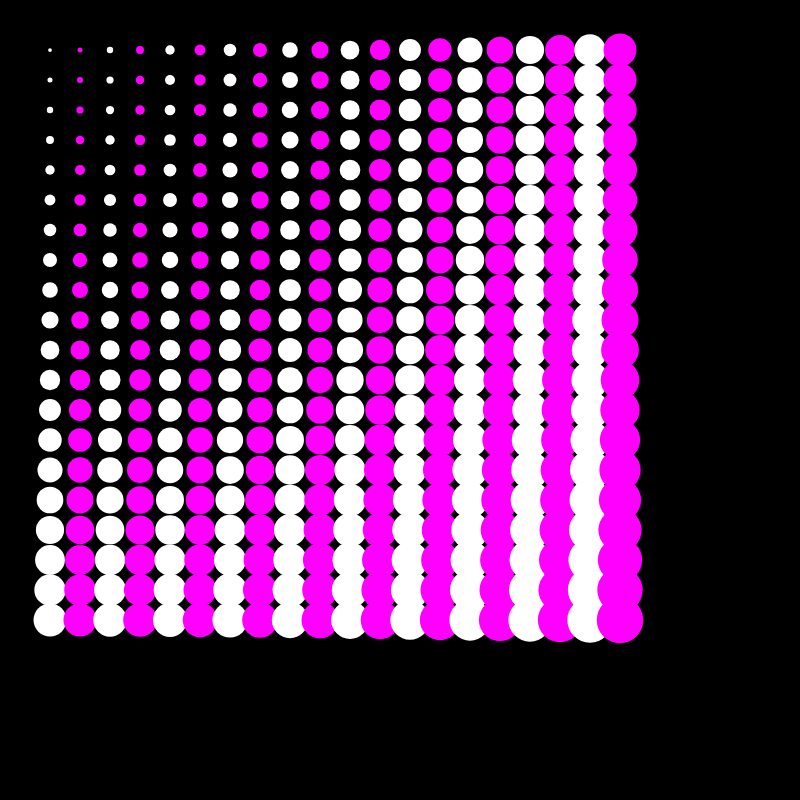
Frame 1 (no input)
Frame 60 (no input): identical to frame 1, image omitted
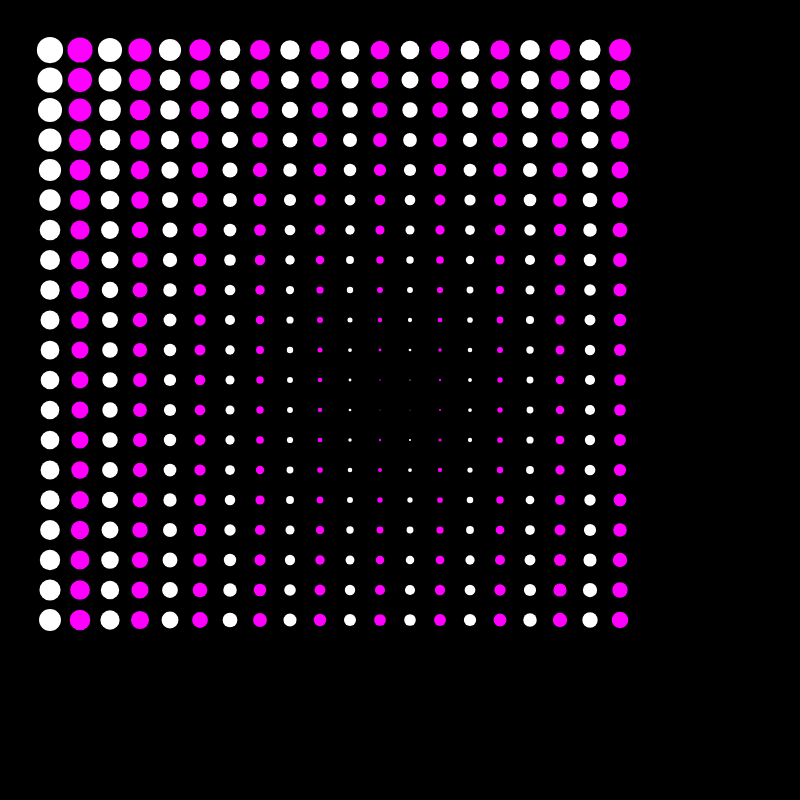
Frame 120 (the mouse pressed at the canvas centre since frame 60)

The p5.js sketch that drew these frames (run headless with seeded random() and noise() and a simulated clock; from frame 60 on, the mouse is pressed at the canvas centre):

// p5.js sketch
// ── sketch.js
let maxDist;
function setup()
{
  createCanvas(800, 800); 
  maxDist = dist(0, 0, width / 2, height / 2);
}



function draw()
{
   background(0);
   noStroke();

   for(let i = 0; i < 20; i++) // rows
   {
        for(let j = 0; j < 20; j++) // columns
        {
            if (i % 2 == 0)
                fill(255);
            else
                (fill(255, 0, 255));
            let distance = dist(mouseX, mouseY, 50 + i * 30, 50 + j * 30);
            let radius = distance / maxDist;
            ellipse(50 + i * 30, 50 + j * 30, radius * 30, radius * 30);
        }
   }
}
